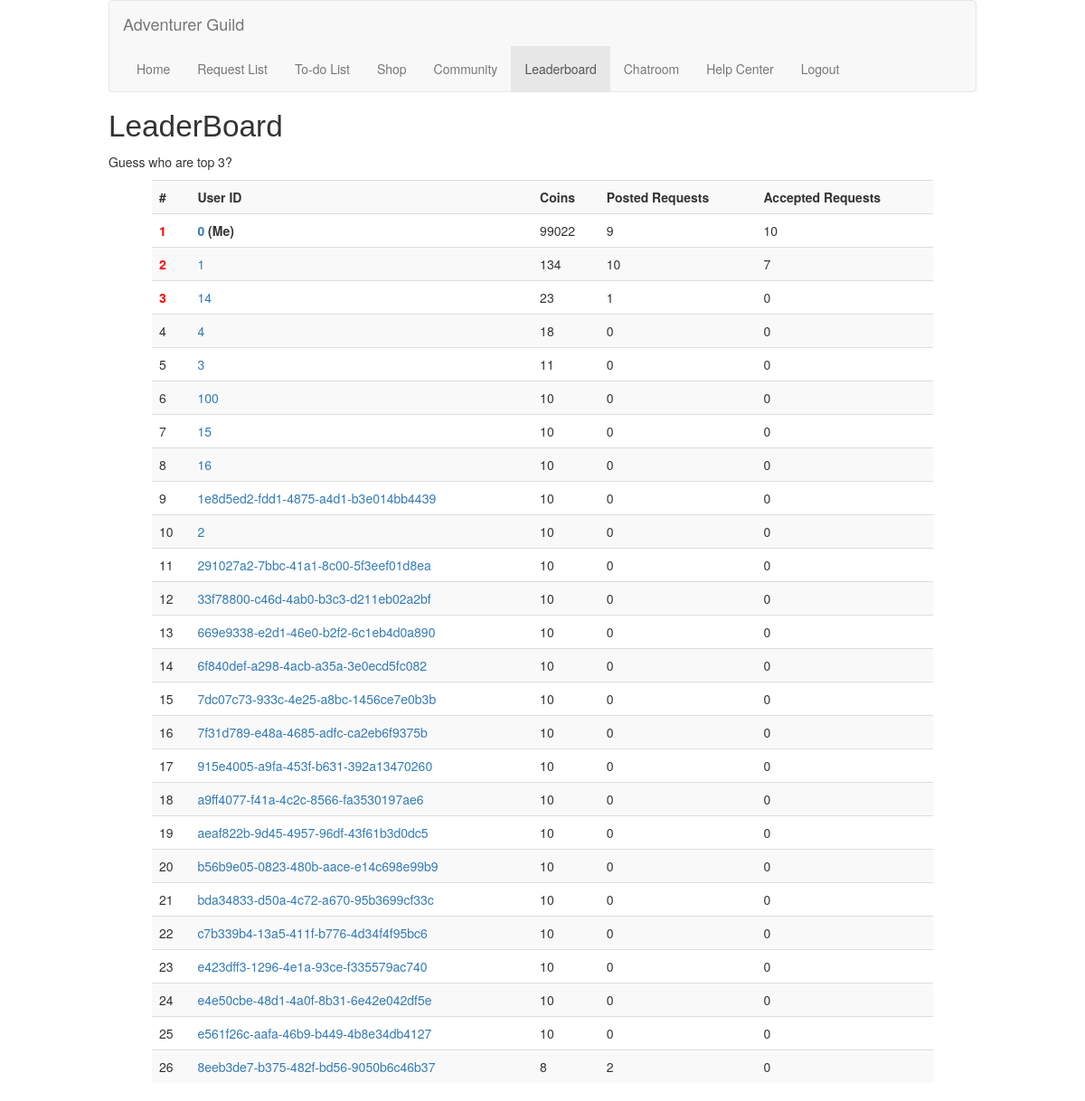
/leaderboard (signed in), run on an earlier commit of the app's database.
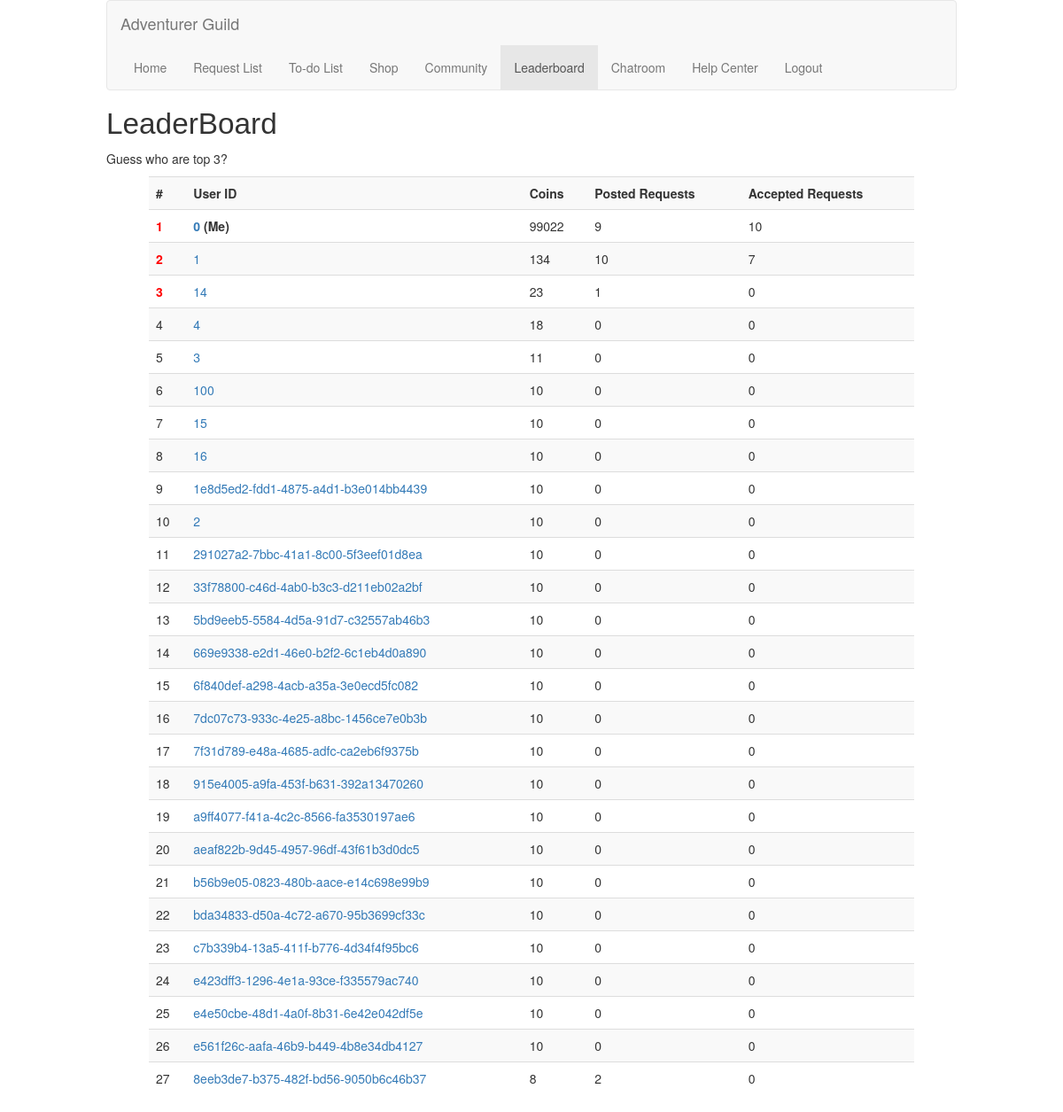
And on a later commit of the database.
### models/sqlmodels.py (models this page shows, shortened)
class UserInfo(db.Model):
    __tablename__ = 'users'
    userID = Column(String(120), primary_key=True)
    email = Column(String(120), nullable=False)
    password = Column(String(120), nullable=False)
    coins = Column(Integer, nullable=False, default=10)
    avatar = Column(Text, nullable=False, default="default")
    country = Column(Text, nullable=False)
    pincode = Column(Text, nullable=False, default="123")

### app.py (the view)
    @app.route("/leaderboard")
    @login_required
    def leaderBoard():
        currentUserID = current_user.id
        requestCount, todoCount = getCountForLeaderboard()
        result = db.session.query(UserInfo). \
                    outerjoin(requestCount, UserInfo.userID == requestCount.c.userID). \
                    outerjoin(todoCount, UserInfo.userID == todoCount.c.userID). \
                    add_columns(UserInfo.userID, UserInfo.coins,
                                func.coalesce(requestCount.c.requestcount, 0).label("requestcount"),
                                func.coalesce(todoCount.c.todocount, 0).label("todoidcount")). \
                    group_by(UserInfo.userID). \
                    order_by(UserInfo.coins.desc()).all()
        if result:
            return render_template("leaderboard.html", result=result, curusrid=currentUserID)
        else:
            return render_template("leaderboard.html", errmsg=f"We cannot find any content.")

### app.py (called while the page is built)
    @login_manager.user_loader
    def load_user(user_id):
        return User(user_id)

### apps/get.py (called while the page is built)
def getCountForLeaderboard():
    requestCount = db.session.query(Requests.userID, func.count(Requests.userID).label("requestcount")). \
                    group_by(Requests.userID).subquery()
    todoCount = db.session.query(Todo.userID, func.count(Todo.userID).label("todocount")). \
                    group_by(Todo.userID).subquery()
    return requestCount, todoCount

### templates/leaderboard.html (shortened to what this page needs)
{% extends 'base.html' %}
{% block content %}
    <h1 id="pageBanner">LeaderBoard</h1>
    <p>Guess who are top 3?</p>
    <table class="table table-striped listcontents">
        <tbody>
        <tr>
            <th scope="col">#</th>
            <th scope="col">User ID</th>
            <th scope="col">Coins</th>
            <th scope="col">Posted Requests</th>
            <th scope="col">Accepted Requests</th>
        </tr>
        {% for resultitem in result %}
            <tr>
                {% if loop.index|int <= 3 %}
                    <td class="top3"> {{ loop.index }}</td>
                {% else %}
                    <td>{{ loop.index }}</td>
                {% endif %}
                {% if resultitem.userID == curusrid %}
                    <td><b> <a href="profile/{{resultitem.userID}}" title="View Details">{{ resultitem.userID }}</a> (Me)</b></td>
                {% else %}
                    <td><a href="profile/{{resultitem.userID}}" title="View Details">{{ resultitem.userID }}</a></td>
                {% endif %}
                <td>{{ resultitem.coins }}</td>
                <td>{{ resultitem.requestcount }}</td>
                <td>{{ resultitem.todoidcount }}</td>
            </tr>
        {% endfor %}
        </tbody>
    </table>
{% endblock %}

### templates/base.html (shortened to what this page needs)
<!DOCTYPE html>
<html lang="en">
<head>
    <link rel="stylesheet" href="https://maxcdn.bootstrapcdn.com/bootstrap/3.4.1/css/bootstrap.min.css">
    <link rel="stylesheet" href="{{url_for('static',filename='css/main.css')}}">
</head>
<body>
    <nav class="navbar navbar-default navigationBar rounded-pill">
        <div class="container-fluid">
        <div class="navbar-header">
          <a class="navbar-brand" href="#">Adventurer Guild</a>
        </div>
        <div>
            <ul class="nav navbar-nav">
                {% if current_user.is_anonymous %}
                <li class="{% if request.path == '/' %}active{% endif %}{% if request.path == '/index' %}active{% endif %}"><a href="/">Home</a></li>
                <li class="{% if request.path == '/login' %}active{% endif %}"><a href="/login">Login</a></li>
                <li class="{% if request.path == '/register' %}active{% endif %}"><a href="/register">Sign Up</a></li>
                {% else %}
                <li class="{% if request.path == '/profile' %}active{% endif %}"><a href="/profile">Home</a></li>
                <li class="{% if request.path == '/requests' %}active{% endif %}"><a href="/requests">Request List</a></li>
                <li class="{% if request.path == '/todo' %}active{% endif %}"><a href="/todo">To-do List</a></li>
                <li class="{% if request.path == '/shop' %}active{% endif %}"><a href="/shop">Shop</a></li>
                <li class="{% if request.path == '/community' %}active{% endif %}"><a href="/community">Community</a></li>
                <li class="{% if request.path == '/leaderboard' %}active{% endif %}"><a href="/leaderboard">Leaderboard</a></li>
                <li class="{% if request.path.startswith('/chat') %}active{% endif %}"><a href="/chat">Chatroom</a></li>
                <li class="{% if request.path == '/help' %}active{% endif %}"><a href="/help">Help Center</a></li>
                <li class="{% if request.path == '/logout' %}active{% endif %}"><a href="/logout">Logout</a></li>
                {% endif %}
            </ul>
        </div>
        </div>
      </nav>
    <div id="mainContent">
        {% block content %}{% endblock %}
    </div>
</body>
</html>

### static/css/main.css (style rules this page uses)
a { text-decoration: none; }
.listcontents { width: 90%; margin-left: auto; margin-right: auto; }
.navigationBar { margin-left: auto; margin-right: auto; width: 80%; }
.top3 { font-weight: bold; color: red; }
#mainContent { margin-left: auto; margin-right: auto; width: 80%; }
#pageBanner { font-family: 'Gill Sans', 'Gill Sans MT', Calibri, 'Trebuchet MS', sans-serif; font-size: 25pt; }

What changed in the data, as far as the page shows it:
added UserInfo: userID "5bd9eeb5-5584-4d5a-91d7-c32557ab46b3", coins "10", requestcount "0", todoidcount "0"
